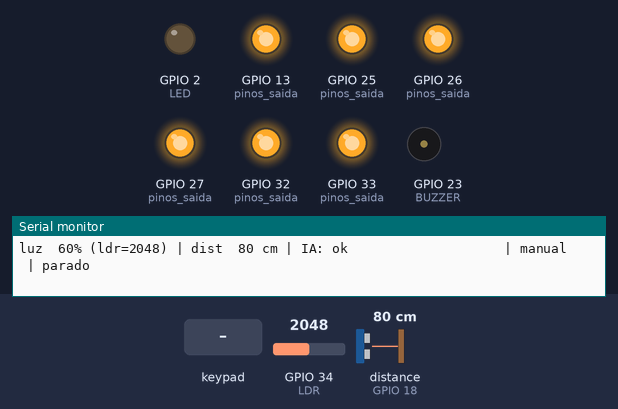
Recording of a sketch running on a simulated ESP32. Shown: output pins drawn as LEDs (lit = HIGH), buzzer (waves = sounding, pin HIGH), the last lines printed to the serial monitor. Wiring (inferred from the names in the program): ultrasonic range finder: trigger GPIO 5; echo GPIO 18. Inputs (shaded band) come from the test bench; at power-on: GPIO 34 (LDR) = 2048, distance to the obstacle (sensor on GPIO 18) 80 cm. The echo pulse lasts 58.3 µs per cm; pins used as bus, display or sensor lines are not drawn.

Above: at 1.2 s.
1.3 s: GPIO 34 (LDR) set to 2724
2.9 s: GPIO 34 (LDR) set to 2832
4.4 s: key 'T' pressed
At 5.3 s:
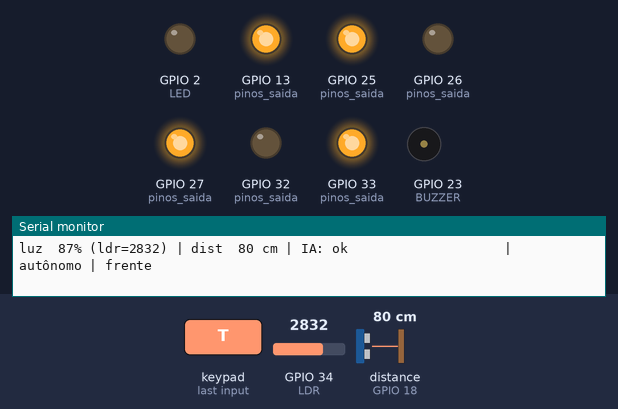
6.2 s: distance to the obstacle (sensor on GPIO 18) set to 20 cm
8.5 s: distance to the obstacle (sensor on GPIO 18) set to 16 cm
At 9.1 s:
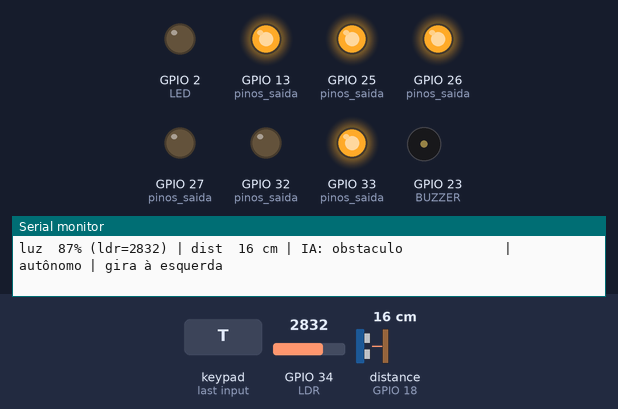
10.1 s: GPIO 34 (LDR) set to 1474
At 12.2 s:
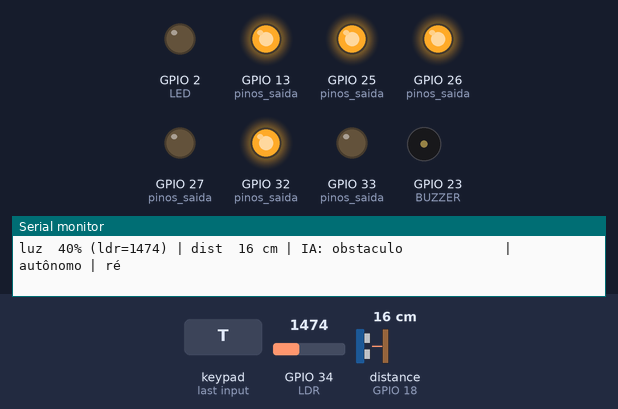
13.1 s: GPIO 34 (LDR) set to 1378
At 15.1 s:
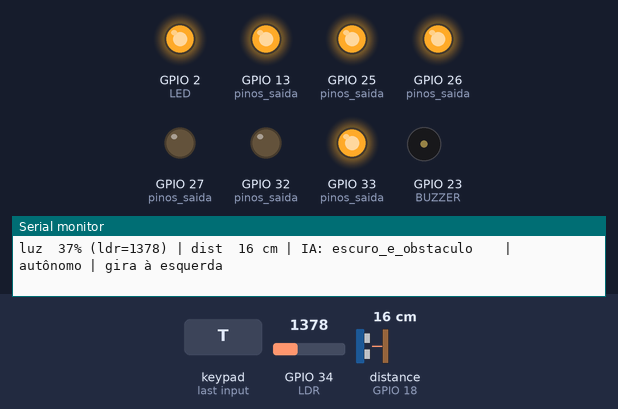
Timing chart, 0 to 17.1 s (numbered marks = the images above; inputs shaded):
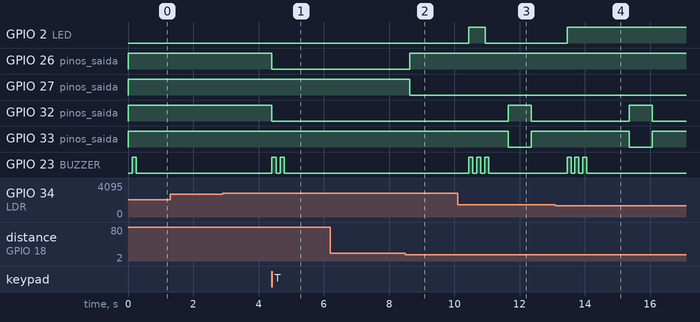

Measured:
- the behaviour switches between 18 and 17 cm on distance to the obstacle (sensor on GPIO 18) (found by bisection; images 1 and 2)
- the behaviour switches between 1431 and 1430 on GPIO 34 (LDR) (found by bisection; images 3 and 4)
- after the input at 4.4 s, GPIO 26 (pinos_saida), GPIO 32 (pinos_saida): HIGH → LOW at once; GPIO 23 (BUZZER): alternates HIGH for 0.13 s and LOW for 0.12 s, 4 changes in all, then stays LOW, starting at once
- after the input at 8.5 s, GPIO 26 (pinos_saida): LOW → HIGH after 0.14 s; GPIO 27 (pinos_saida): HIGH → LOW after 0.14 s
- after the input at 10.1 s, GPIO 2 (LED): LOW → HIGH after 0.35 s, → LOW 0.50 s later; GPIO 23 (BUZZER): alternates HIGH for 0.12 s and LOW for 0.12 s, 6 changes in all, then stays LOW, starting after 0.35 s
- after the input at 13.1 s, GPIO 2 (LED): LOW → HIGH after 0.36 s; GPIO 23 (BUZZER): alternates HIGH for 0.12 s and LOW for 0.12 s, 6 changes in all, then stays LOW, starting after 0.36 s

The sketch:

robo.ino
```cpp
/*
  Carrinho ChuvaRota (ESP32 + Dabble + sensor de distância + LDR + IA pequena)

  Tudo que dá para ajustar está em PARÂMETROS, logo abaixo. O resto é a lógica.

  Como funciona
  - Manual (começa assim): você dirige pelas setas do Gamepad do Dabble. Ele não deixa andar para frente se tiver algo muito perto.
  - Autônomo (botão triângulo): anda sozinho e, perto de uma parede, gira até achar caminho livre. O X volta para o manual.
  - IA (sempre ligada): a cada 0,1 s ele lê a luz e a distância, e uma rede neural pequena (treinada na pasta tinyml) olha as últimas
    8 leituras e diz em que situação está:

      ok                      nada de especial
      pouca_luz               LDR tapado ou ambiente escuro: o LED acende (farol)
      obstaculo               algo a menos de uns 30 cm (a parada na frente já é pela regra da distância)
      escuro_e_obstaculo      escuro e algo na frente: para, apita 3 vezes e deixa o LED aceso
      luz_piscando            a luz fica ligando e desligando: o LED pisca e apita 2 vezes
      objeto_se_aproximando   algo (a sua mão) vem rápido para o carrinho parado: apita 1 vez e não deixa ir para frente por 1,5 s

    Parar diante de obstáculo usa a distância medida direto, não a IA. Assim a segurança não depende do modelo.

  Botões do Dabble (Gamepad): setas dirigem, triângulo liga/desliga o autônomo, X volta ao manual, quadrado buzina.

  O Monitor Serial (115200) mostra a cada meio segundo o que o carrinho está lendo e fazendo. Serve para calibrar o LDR.

  Ligações
    L298N: ENA 25, IN1 26, IN2 27 (motor esquerdo) e ENB 13, IN3 32, IN4 33 (motor direito)
    HC-SR04: TRIG 5, ECHO 18 (se o sensor estiver em 5 V, o ECHO precisa de divisor 1k/2k, senão queima o ESP32)
    LDR: 3,3 V, LDR, GPIO 34, resistor de 10k, GND     Buzzer ativo: GPIO 23 e GND     LED: o da placa (GPIO 2)
    O GND de tudo junto. Bateria no 12V do L298N.

  Arduino IDE: placa "ESP32 Dev Module" (pacote esp32 da Espressif, versão 3.x), Partition Scheme "Huge APP (3MB No OTA/1MB SPIFFS)"
  e a biblioteca "DabbleESP32" (da STEMpedia, não a "Dabble" comum). Abra este arquivo e clique em Upload.
*/

#include <Arduino.h>
#define CUSTOM_SETTINGS
#define INCLUDE_GAMEPAD_MODULE
#include <DabbleESP32.h>

#include "caracteristicas.h"  // TinyML: calcula as 5 características das últimas 8 leituras
#include "modelo_tinyml.h"    // TinyML: a rede neural treinada (gerado por tinyml/treinar.py)

// ---- PARÂMETROS (é aqui que você mexe) ----

// --- Geral ---
#define NOME_BLUETOOTH "ChuvaRota"  // nome que aparece no app Dabble (toque em Connect)
#define MODO_INICIAL 0              // 0 = começa no manual (dirija pelo Dabble); 1 = já começa andando sozinho (não precisa do celular)
#define USAR_IA 1                   // 1 = a IA reage (farol, alertas, freio); 0 = carrinho comum, só setas e sensor (para comparar)

// --- Motores: se com a seta para CIMA uma roda gira para trás, troque 0 por 1 no lado dessa roda ---
#define INVERTE_ESQUERDO 1  // no meu carrinho as duas rodas estavam invertidas
#define INVERTE_DIREITO 1
// (não existe controle de velocidade: os motores andam sempre com a potência total da bateria)

// --- Distâncias (cm) ---
#define PROTECAO_FRENTE 1   // 1 = não anda para frente com obstáculo perto; 0 = desliga (se o sensor estiver dando leitura errada)
#define DIST_PARAR_CM 12    // a menos disso não anda para frente (manual e autônomo)
#define DIST_DESVIO_CM 18   // autônomo: começa a girar a esta distância
#define DIST_LIVRE_CM 20    // autônomo: volta a andar quando houver pelo menos isto livre

// --- LDR (leitura de 0 a 4095; olhe o valor "ldr=" no Monitor Serial) ---
#define LDR_ESCURO 300   // valor com o LDR coberto com o dedo (luz = 0%)
#define LDR_CLARO 3200   // valor com o ambiente bem claro ou com a lanterna (luz = 100%). A IA considera "pouca luz" abaixo de 30%

// --- Pinos ---
const int ENA = 25, IN1 = 26, IN2 = 27;  // motor esquerdo
const int ENB = 13, IN3 = 32, IN4 = 33;  // motor direito
const int TRIG = 5, ECHO = 18;           // sensor de distância HC-SR04
const int LDR = 34;                      // sensor de luz
const int BUZZER = 23, LED = 2;          // buzzer ativo e LED da placa

// --- Ajustes internos (normalmente não precisam mudar) ---
#define PERIODO_MS 100          // o modelo foi treinado com uma leitura a cada 100 ms: não mude
#define CICLOS_CONFIRMACAO 3    // a IA só muda de situação depois de 3 respostas iguais seguidas (0,3 s): evita piscar à toa
#define FREIO_IA_MS 1500        // quanto tempo o carrinho freia quando a IA vê algo se aproximando
#define SEM_ECO_CM 200          // "nada à frente" (o sensor não recebeu eco)

// ---- Estado ----

enum Classe { CLASSE_OK, CLASSE_POUCA_LUZ, CLASSE_OBSTACULO, CLASSE_ESCURO_E_OBSTACULO, CLASSE_LUZ_PISCANDO, CLASSE_OBJETO_SE_APROXIMANDO };
const char* NOMES_CLASSE[] = {"ok", "pouca_luz", "obstaculo", "escuro_e_obstaculo", "luz_piscando", "objeto_se_aproximando"};

enum Fase { ANDAR, GIRAR, RE };  // fases do modo autônomo

bool autonomo = (MODO_INICIAL == 1);
Fase fase = ANDAR;
int lado_giro = 1;  // 1 = gira para a direita, -1 = para a esquerda (alterna a cada desvio)
unsigned long fase_inicio = 0;

float luz = 1, dist = SEM_ECO_CM;  // última leitura: luz de 0 a 1, distância em cm
int ldr_bruto = 0;                 // última leitura crua do LDR (0 a 4095)
float janela_luz[JANELA], janela_dist[JANELA];  // últimas 8 leituras, a mais antiga primeiro
int preenchidas = 0;
int perto_seguidos = 0;  // quantas leituras seguidas abaixo de DIST_DESVIO_CM (autônomo)
int livre_seguidos = 0;  // quantas leituras seguidas acima de DIST_LIVRE_CM (autônomo)

int classe = CLASSE_OK;         // situação confirmada pela IA
int candidata = CLASSE_OK;      // situação que o modelo disse agora
int repeticoes = 0;             // quantas vezes seguidas o modelo disse a candidata
unsigned long freio_ia_ate = 0; // enquanto millis() < isso, a IA segura o carrinho
unsigned long ultimo_movimento = 0;  // última vez que os motores foram mandados andar

int bipes = 0;                  // bipes que faltam tocar (o buzzer toca sem travar o resto do programa)
bool bipe_ligado = false;
unsigned long bipe_marca = 0;

const char* acao = "parado";    // o que os motores estão fazendo (só para o Monitor Serial)
bool app_conectado = false;

// ---- Motores ----
// Os motores SEMPRE recebem a potência total da bateria: os pinos ENA e ENB ficam ligados (HIGH), sem PWM e sem controle de velocidade.
// esq e dir: 1 = para frente, -1 = para trás, 0 = freia.

void motor_um(int enable, int in_a, int in_b, int v) {
  digitalWrite(enable, HIGH);  // motor liberado, potência total
  if (v == 0) {                // freio: as duas entradas iguais (a ponte H "segura" o motor)
    digitalWrite(in_a, HIGH);
    digitalWrite(in_b, HIGH);
    return;
  }
  digitalWrite(in_a, v > 0);
  digitalWrite(in_b, v < 0);
}

void motor(int esq, int dir) {
  if (esq != 0 || dir != 0) ultimo_movimento = millis();
  if (INVERTE_ESQUERDO) esq = -esq;
  if (INVERTE_DIREITO) dir = -dir;
  motor_um(ENA, IN1, IN2, esq);
  motor_um(ENB, IN3, IN4, dir);
}

void parar() {
  motor(0, 0);
  acao = "parado";
}

void andar(int sentido) {  // 1 = frente, -1 = ré
  motor(sentido, sentido);
  acao = sentido > 0 ? "frente" : "ré";
}

void girar(int lado) {  // 1 = direita, -1 = esquerda (gira no lugar)
  motor(lado, -lado);
  acao = lado > 0 ? "gira à direita" : "gira à esquerda";
}

// ---- Sensores ----

// uma medida do HC-SR04: dispara um pulso e mede quanto o eco demora. Som: ~0,0343 cm/µs, e o eco vai e volta (÷2).
float uma_medida() {
  digitalWrite(TRIG, LOW);
  delayMicroseconds(3);
  digitalWrite(TRIG, HIGH);
  delayMicroseconds(10);
  digitalWrite(TRIG, LOW);
  long us = pulseIn(ECHO, HIGH, 12000);  // espera até 12 ms (uns 2 m); sem eco devolve 0
  if (us == 0) return SEM_ECO_CM;
  return fminf(SEM_ECO_CM, us * 0.01715f);
}

// mediana de 3 medidas: descarta uma leitura falsa isolada. Se a leitura anterior era "muito perto" e agora veio "sem eco", é
// quase certo que o obstáculo está colado no sensor (o HC-SR04 não enxerga a menos de ~2 cm): então mantém "perto" por até 2 s.
float medir_distancia() {
  static int sem_eco_seguidos = 0;
  float a = uma_medida();
  delay(5);  // deixa o eco anterior sumir
  float b = uma_medida();
  delay(5);
  float c = uma_medida();
  float m = fmaxf(fminf(a, b), fminf(fmaxf(a, b), c));
  if (m >= SEM_ECO_CM && dist < 10 && sem_eco_seguidos < 20) {
    sem_eco_seguidos++;
    return dist;
  }
  sem_eco_seguidos = 0;
  return m;
}

// luz de 0 (escuro) a 1 (claro): média de 8 leituras do LDR, ajustada entre LDR_ESCURO e LDR_CLARO
float medir_luz() {
  long soma = 0;
  for (int i = 0; i < 8; i++) soma += analogRead(LDR);
  ldr_bruto = soma / 8;
  return constrain((ldr_bruto - LDR_ESCURO) / (float)(LDR_CLARO - LDR_ESCURO), 0.0f, 1.0f);
}

// ---- IA (TinyML) E ALERTAS ----

void apitar(int vezes) { bipes = vezes; }

// roda a cada volta do loop: toca os bipes pendentes (120 ms ligado, 120 ms desligado) e a buzina do Dabble
void atualizar_buzzer(bool buzina) {
  if ((bipes > 0 || bipe_ligado) && millis() - bipe_marca >= 120) {
    bipe_marca = millis();
    if (bipe_ligado) {
      bipe_ligado = false;
    } else {
      bipes--;
      bipe_ligado = true;
    }
  }
  digitalWrite(BUZZER, buzina || bipe_ligado);
}

// o que fazer no instante em que a IA muda de situação
void ao_mudar_de_classe(int nova) {
  Serial.printf(">>> IA: %s\n", NOMES_CLASSE[nova]);
  if (!USAR_IA) return;
  if (nova == CLASSE_ESCURO_E_OBSTACULO) apitar(3);
  if (nova == CLASSE_LUZ_PISCANDO) apitar(2);
  // "objeto se aproximando" só vale com o carrinho PARADO há mais de 1,5 s: andando, é ele mesmo que se aproxima da parede
  if (nova == CLASSE_OBJETO_SE_APROXIMANDO && millis() - ultimo_movimento > 1500) {
    freio_ia_ate = millis() + FREIO_IA_MS;
    apitar(1);
  }
}

// lê os sensores, atualiza a janela e pergunta ao modelo em que situação o carrinho está
void ler_sensores_e_classificar() {
  luz = medir_luz();
  dist = medir_distancia();

  for (int i = 0; i < JANELA - 1; i++) {  // empurra a janela uma posição e coloca a leitura nova no fim
    janela_luz[i] = janela_luz[i + 1];
    janela_dist[i] = janela_dist[i + 1];
  }
  perto_seguidos = (dist < DIST_DESVIO_CM) ? perto_seguidos + 1 : 0;
  livre_seguidos = (dist > DIST_LIVRE_CM) ? livre_seguidos + 1 : 0;
  janela_luz[JANELA - 1] = luz;
  janela_dist[JANELA - 1] = dist;
  if (preenchidas < JANELA) {
    preenchidas++;
    return;  // ainda juntando as 8 primeiras leituras (0,8 s)
  }

  float x[N_ENTRADAS];
  caracteristicas(janela_luz, janela_dist, x);  // média e oscilação da luz, distância, tendência da distância
  int dito = classificar(x);                    // a rede neural escolhe uma das 6 situações

  repeticoes = (dito == candidata) ? repeticoes + 1 : 1;
  candidata = dito;
  if (repeticoes >= CICLOS_CONFIRMACAO && candidata != classe) {
    classe = candidata;
    ao_mudar_de_classe(classe);
  }
}

// ---- Como o carrinho se move ----

// quando a frente está bloqueada: pela distância (regra) ou, se a IA estiver ligada, pela IA (freio de aproximação / escuro com obstáculo)
bool frente_bloqueada() {
  if (PROTECAO_FRENTE && dist < DIST_PARAR_CM) return true;
  if (USAR_IA && millis() < freio_ia_ate) return true;
  if (USAR_IA && classe == CLASSE_ESCURO_E_OBSTACULO && dist < 30) return true;  // só se a distância medida concorda com a IA
  return false;
}

void dirigir_manual() {
  if (!app_conectado) {  // sem o app não há ninguém dirigindo
    parar();
    return;
  }
  if (GamePad.isUpPressed()) {
    if (frente_bloqueada()) {
      parar();
      acao = "frente bloqueada";
    } else {
      andar(1);
    }
  } else if (GamePad.isDownPressed()) {
    andar(-1);
  } else if (GamePad.isRightPressed()) {
    girar(1);
  } else if (GamePad.isLeftPressed()) {
    girar(-1);
  } else {
    parar();
  }
}

void mudar_fase(Fase nova) {
  fase = nova;
  fase_inicio = millis();
}

// anda; ao chegar perto de algo, gira para o lado (alternando) até ter caminho livre; se girar por muito tempo, dá uma ré e tenta de novo.
// Para não ficar indeciso quando a distância oscila entre DIST_DESVIO_CM e DIST_LIVRE_CM, trocar de fase exige leituras repetidas:
// 2 seguidas "perto" para começar a girar (a menos que esteja MUITO perto) e 3 seguidas "livre" (e 0,3 s de giro) para voltar a andar.
void dirigir_autonomo() {
  unsigned long agora = millis();
  if (fase == ANDAR) {
    if (perto_seguidos >= 2 || dist < DIST_PARAR_CM) {
      lado_giro = -lado_giro;
      mudar_fase(GIRAR);
      parar();
    } else if (frente_bloqueada()) {
      parar();  // a IA mandou segurar (algo se aproximando)
      acao = "freio da IA";
    } else {
      andar(1);
    }
  } else if (fase == GIRAR) {
    girar(lado_giro);
    if (livre_seguidos >= 3 && agora - fase_inicio >= 300) mudar_fase(ANDAR);
    else if (agora - fase_inicio > 3000) mudar_fase(RE);  // preso num canto
  } else {  // RE
    andar(-1);
    if (agora - fase_inicio > 700) mudar_fase(GIRAR);
  }
}

void mudar_modo(bool ligar_autonomo) {
  autonomo = ligar_autonomo;
  mudar_fase(ANDAR);
  parar();
  apitar(autonomo ? 2 : 1);
  Serial.printf("modo: %s\n", autonomo ? "AUTÔNOMO" : "MANUAL");
}

// lê os botões do Dabble que não são setas
bool ler_botoes() {  // devolve true se o QUADRADO (buzina) está apertado
  static bool triangulo_antes = false;
  bool triangulo = GamePad.isTrianglePressed();
  if (triangulo && !triangulo_antes) mudar_modo(!autonomo);
  triangulo_antes = triangulo;
  if (GamePad.isCrossPressed() && autonomo) mudar_modo(false);
  return GamePad.isSquarePressed();
}

// LED: aceso no escuro (farol) e no alerta; pisca quando a luz externa está piscando
void atualizar_led() {
  bool aceso = false;
  if (USAR_IA) {
    if (classe == CLASSE_POUCA_LUZ || classe == CLASSE_ESCURO_E_OBSTACULO) aceso = true;
    if (classe == CLASSE_LUZ_PISCANDO) aceso = (millis() / 150) % 2 == 0;
  }
  digitalWrite(LED, aceso);
}

// ---- Setup e loop ----

void setup() {
  Serial.begin(115200);
  int pinos_saida[] = {ENA, ENB, IN1, IN2, IN3, IN4, TRIG, BUZZER, LED};
  for (int p : pinos_saida) pinMode(p, OUTPUT);
  pinMode(ECHO, INPUT);
  pinMode(LDR, INPUT);
  digitalWrite(TRIG, LOW);
  parar();

  Dabble.begin(NOME_BLUETOOTH);  // no app Dabble: Connect > "ChuvaRota" > módulo Gamepad
  Serial.println("============================================");
  Serial.printf("Carrinho ChuvaRota. IA: %s. Modo: %s.\n", USAR_IA ? "ligada" : "desligada", autonomo ? "autônomo" : "manual");
  Serial.printf("Bluetooth: procure \"%s\" no app Dabble.\n", NOME_BLUETOOTH);
  Serial.println("============================================");
  apitar(1);
}

void loop() {
  static unsigned long ultima_leitura = 0, ultimo_texto = 0;
  Dabble.processInput();  // atualiza os botões do app (chame sempre, sem demora)

  // conexão do app
  bool conectado = Dabble.isAppConnected();
  if (conectado != app_conectado) {
    app_conectado = conectado;
    Serial.println(conectado ? "[Bluetooth] app Dabble CONECTADO" : "[Bluetooth] app Dabble DESCONECTADO");
  }

  // sensores + IA: uma vez a cada 100 ms
  if (millis() - ultima_leitura >= PERIODO_MS) {
    ultima_leitura = millis();
    ler_sensores_e_classificar();
  }

  // botões e movimento
  bool buzina = app_conectado ? ler_botoes() : false;
  if (autonomo) dirigir_autonomo();
  else dirigir_manual();

  atualizar_led();
  atualizar_buzzer(buzina);

  // resumo no Monitor Serial a cada meio segundo
  if (millis() - ultimo_texto >= 500) {
    ultimo_texto = millis();
    Serial.printf("luz %3.0f%% (ldr=%4d) | dist %3.0f cm | IA: %-21s | %s | %s\n", luz * 100, ldr_bruto, dist, NOMES_CLASSE[classe],
                  autonomo ? "autônomo" : "manual  ", acao);
  }
}
```

caracteristicas.h
```cpp
// as mesmas contas de tinyml/caracteristicas.py (o testar_c.py confere que dão o mesmo resultado)
#pragma once
#include <math.h>

#define JANELA 8
#define PASSO_S 0.1f  // uma leitura a cada 100 ms

static inline float mediana(const float* v, int n) {
  float t[JANELA];
  for (int i = 0; i < n; i++) t[i] = v[i];
  for (int i = 1; i < n; i++) {  // ordenação por inserção: n é pequeno
    float x = t[i];
    int j = i - 1;
    while (j >= 0 && t[j] > x) {
      t[j + 1] = t[j];
      j--;
    }
    t[j + 1] = x;
  }
  return (n % 2) ? t[n / 2] : (t[n / 2 - 1] + t[n / 2]) / 2;
}

// luz e dist: as últimas JANELA leituras, da mais antiga para a mais nova; x: 5 saídas
inline void caracteristicas(const float* luz, const float* dist, float* x) {
  float soma = 0, maior = luz[0], menor = luz[0];
  for (int i = 0; i < JANELA; i++) {
    soma += luz[i];
    if (luz[i] > maior) maior = luz[i];
    if (luz[i] < menor) menor = luz[i];
  }
  float media = soma / JANELA, var = 0;
  for (int i = 0; i < JANELA; i++) var += (luz[i] - media) * (luz[i] - media);
  int metade = JANELA / 2;
  float tendencia = (mediana(dist + metade, metade) - mediana(dist, metade)) / (metade * PASSO_S);  // cm/s, negativo = aproximando
  x[0] = media;
  x[1] = 3 * sqrtf(var / JANELA);
  x[2] = maior - menor;
  x[3] = mediana(dist, JANELA) / 200;
  x[4] = tendencia / 100;
}
```

Source omitted: modelo_tinyml.h (4608 bytes)
